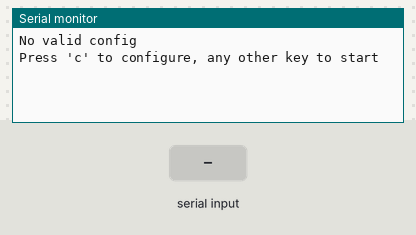
Recording of a sketch running on a simulated Arduino Mega 2560, built with avr-gcc and run on an emulated ATmega2560. On the bench: the last lines printed to the serial monitor. The test bench sets the inputs (shaded band). EEPROM starts erased.

Above: at 1.0 s.
1.1 s: "c\n" received over Serial
At 2.6 s:
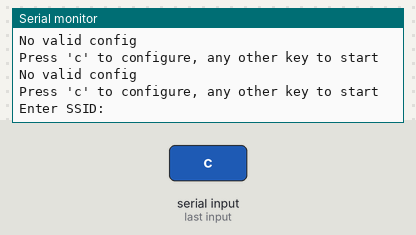
3.5 s: "1\n" received over Serial
At 4.7 s:
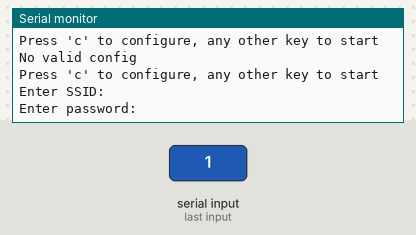
5.0 s: "0\n" received over Serial
At 6.1 s:
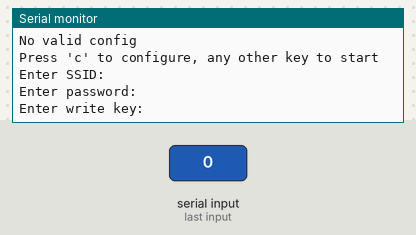
6.5 s: "2\n" received over Serial
At 7.8 s:
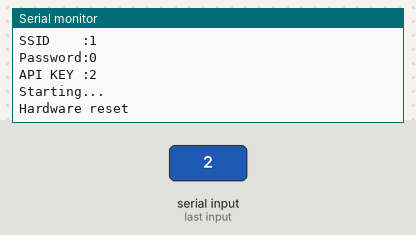

Measured:
- after the input at 1.1 s, the serial monitor: prints a new line after 0.91 s (image 1)
- after the input at 3.5 s, the serial monitor: prints a new line at once (image 2)
- after the input at 5.0 s, the serial monitor: prints a new line at once (image 3)
- after the input at 6.5 s, the serial monitor: prints a new line at once (image 4)

The sketch:

esp8266.ino
```cpp
/*
 * Test sketch for esp8266 module
 * works with teensy3
 * Matt Callow October 2014
 *
 * This sketch will connect api.thingspeak.com and update field1 in a
 * channel with current millis() value
 * Configuration is done via the serial monitor. To configure, make sure you
 * have the arduino serial monitor set to send CR at the end of each line
 * You will then be asked to enter your WIFI SSID, password and thingspeak key
 * These are stored in EEPROM
 *
 */

#include <EEPROM.h>

static const unsigned long TIMEOUT  =    5000; // mS
// define the reset pin here
const int RESET_PIN=2;

class ESP8266
{
private:
	int resetPin;
	int timeout;
	HardwareSerial &ser;
	Stream &dbg;
public:
	enum status_t { OK=0, BUSY, DNSFAIL, TIMEOUT, COMMS_ERROR };

	ESP8266(HardwareSerial& ser, Stream& dbg, int resetPin, int timeout) :
		resetPin(resetPin),
		timeout(timeout),
		ser(ser),
		dbg(dbg)
	{
	}

	void begin()
	{
		ser.begin(115200);
		ser.setTimeout(timeout);
		pinMode(resetPin, OUTPUT);
		digitalWrite(resetPin, HIGH);
		reset();
	}

	status_t reset()
	{
		dbg.println("Hardware reset");
		digitalWrite(resetPin, LOW);
		delay(100);
		digitalWrite(resetPin, HIGH);
		status_t status = waitFor("ready");
		if (status != OK) return status;
		return sendAndWait("AT+CWQAP", "OK"); // quit current AP
	}

	// Read characters from WiFi module and echo to serial until keyword occurs or timeout.
	status_t waitFor(String keyword)
	{
// TODO - improve this search. I think it will fail for some cases
		byte current_char   = 0;
		byte keyword_length = keyword.length();
		// Fail if the target string has not been sent by deadline.
		unsigned long deadline = millis() + timeout;
		while(millis() < deadline)
		{
			if (ser.available())
			{
				char ch = ser.read();
				dbg.write(ch);
				if (ch == keyword[current_char])
				{
					if (++current_char == keyword_length)
					{
						  dbg.println();
						  return OK;
					}
				}
			}
		}
		return TIMEOUT;
	}

	// Echo module output until 3 newlines encountered.
	// (Used when we're indifferent to "OK" vs. "no change" responses.)
	void skip()
	{
		waitFor("\n");        // Search for nl at end of command echo
		waitFor("\n");        // Search for 2nd nl at end of response.
		waitFor("\n");        // Search for 3rd nl at end of blank line.
	}

	// Send a command to the module and wait for acknowledgement string
	// (or flush module output if no ack specified).
	// Echoes all data received to the serial monitor.
	status_t sendAndWait(String cmd, String ack)
	{
		//ser.println(cmd);
/* attempt to slow down write to module - doesn't seem to help with 'busy'  */
		for (unsigned int i=0;i<cmd.length();i++)
		{
			ser.write(cmd[i]);
			ser.flush();
			delay(1);
		}
		ser.write("\r");
		ser.write("\n");
		// If no ack response specified, skip all available module output.
		if (ack == "")
		{
			skip();
		}
		else
		{
			// Otherwise wait for ack.
			return waitFor(ack);
		}
		return OK;
	}

	// Read and echo all available module output.
	// (Used when we're indifferent to "OK" vs. "no change" responses or to get around firmware bugs.)
	void flush()
	{
		while(ser.available()) dbg.write(ser.read());
	}

	status_t connectToAP(String ssid, String password)
	{
		String cmd = "AT+CWJAP=\"" + ssid + "\",\"" + password + "\"";
		return sendAndWait(cmd, "OK");
	}

	status_t connectToServer(byte cnum, String type, String host, int port)
	{
		// Allow multiple connections (we'll only use the first).
		// we set this each time, as it seem that the module can loose this setting?
		status_t status = sendAndWait("AT+CIPMUX=1", "OK");
		if (status != OK) return status;
		String cmd = "AT+CIPSTART=" + String(cnum) + ",\"" + String(type) + "\",\"" + String(host) + "\"," + String(port);
		return sendAndWait(cmd, "Linked");
		/*
		need to wait for 'OK' then  'Linked'
		other possible responses are 'DNS Fail'
		'Link typ ERROR' - can occur when MUX=0

		*/
	}
	status_t sendNetworkData(byte cnum, String data)
	{
		String cmd = "AT+CIPSEND=" + String(cnum) + "," + String(data.length());
		status_t status = sendAndWait(cmd, ">");
		if (status != OK) return status;
		dbg.print("Sending:[");
		dbg.print(data);
		dbg.println("]");
		return sendAndWait(data, "SEND OK");
		// possible other responses include 'link is not'
	}

	status_t closeConnection(byte cnum)
	{
		String cmd = "AT+CIPCLOSE=" + String(cnum);
		return sendAndWait(cmd, "OK");
		// possible other responses include 'link is not'
	}
};

class Config
{
#define SSID_LEN 32
#define WIFI_PASSWORD_LEN 32
#define API_KEY_LEN 16
#define START_MAGIC 0x44
#define END_MAGIC 0xBB
public:
	char ssid[SSID_LEN+1];
	char wifi_password[WIFI_PASSWORD_LEN+1];
	char api_key[API_KEY_LEN+1];

/* format of config in EEPROM is:
 0: Start Magic
 1: start of SSID
 2: start of password
 3: start of write key
 4: End Magic
Therefore valid config will have magic at 0 and 4, non-zero at 1,2,3
*/
	bool read()
	{
		if (EEPROM.read(0) != START_MAGIC) return false;
		if (EEPROM.read(1) == 0) return false;
		if (EEPROM.read(2) == 0) return false;
		if (EEPROM.read(3) == 0) return false;
		if (EEPROM.read(4) != END_MAGIC) return false;
		read_str(EEPROM.read(1), ssid, SSID_LEN);
		read_str(EEPROM.read(2), wifi_password, WIFI_PASSWORD_LEN);
		read_str(EEPROM.read(3), api_key, API_KEY_LEN);
		return true;
	}

	void print(Stream &out)
	{
		if (!read())
		{
			out.println("No valid config");
			return;
		}
		out.println("Current Config:");
		out.print("SSID    :"); out.println(ssid);
		out.print("Password:"); out.println(wifi_password);
		out.print("API KEY :"); out.println(api_key);
	}

	void set(Stream &in, Stream &out)
	{
		int l,i,start;
		while (in.available()) in.read();
		out.println("Enter SSID:");
		l = read_line(in, ssid, SSID_LEN);
		start=5;
		EEPROM.write(1, start);
		i=0;
		while(i<l)
		{
			EEPROM.write(start++, ssid[i++]);
		}
		EEPROM.write(start++, 0);
		out.println("Enter password:");
		l = read_line(in, wifi_password, WIFI_PASSWORD_LEN);
		EEPROM.write(2, start);
		i=0;
		while(i<l)
		{
			EEPROM.write(start++, wifi_password[i++]);
		}
		EEPROM.write(start++, 0);
		out.println("Enter write key:");
		l = read_line(in, api_key, API_KEY_LEN);
		out.println(l);
		out.println(api_key);
		EEPROM.write(3, start);
		i=0;
		while(i<l)
		{
			EEPROM.write(start++, api_key[i++]);
		}
		EEPROM.write(start++, 0);
		EEPROM.write(0, START_MAGIC);
		EEPROM.write(4, END_MAGIC);
	}
private:
	void read_str(int start, char *buf, int l)
	{
		int p=start;
		int i=0;
		while(i<l)
		{
			buf[i] = EEPROM.read(p++);
			if (buf[i] == 0) return;
			i++;
		}
	}
	/* read a line from 'in' store up to 'l' chars in 'buf'
	 * buffer should be 1 byte bigger then l
   */
	int read_line(Stream &in, char *buf, int l)
	{
		int i=0;
		char *p=buf;
		char c;
		do {
			while(!in.available());
			c=(char)in.read();
			*p++=c;
			i++;
			if (i>l) break;
		} while (c!='\r' && c!='\n');
		if (i>0) i--;
		buf[i]='\0';
		return i;
	}
};

#define DBG Serial

ESP8266 wifi(Serial1, DBG, RESET_PIN, TIMEOUT);
Config config;

void setup()
{
	DBG.begin(115200);
	int i=0;
	for(;;) {
		config.print(DBG);
		DBG.println("Press 'c' to configure, any other key to start");
		if (DBG.available()) break;
		if (i++>10 && config.read()) break;
		delay(1000);
	}
	if (DBG.available() && DBG.read() == 'c') config.set(DBG, DBG);
	config.print(DBG);
	DBG.println("Starting...");
	wifi.begin();
	DBG.println("Module is ready.");

	wifi.sendAndWait("AT+GMR", "OK");   // Retrieves the firmware ID (version number) of the module.
	wifi.sendAndWait("AT+CWMODE?","OK");// Get module access mode.
	wifi.sendAndWait("AT+CWMODE=1", "");    // Station mode
	wifi.connectToAP(config.ssid, config.wifi_password);
}

void loop()
{
	ESP8266::status_t status;
	DBG.println(millis());
	if ((status=wifi.connectToServer(0, "TCP", "api.thingspeak.com", 80)) != ESP8266::OK)
	{
		DBG.print(status);
		DBG.println("Connect to server failed");
		return;
	}

	String data = "GET /update?key=" + String(config.api_key) + "&field1=" + String(millis());
	data += " HTTP/1.1\r\nHost: api.thingspeak.com\r\n\r\n";
	wifi.sendNetworkData(0, data);
	wifi.skip();
	wifi.skip();
	wifi.skip();
	wifi.closeConnection(0);
  delay(60*1000);
}

// vim: ts=2 sw=2
```
